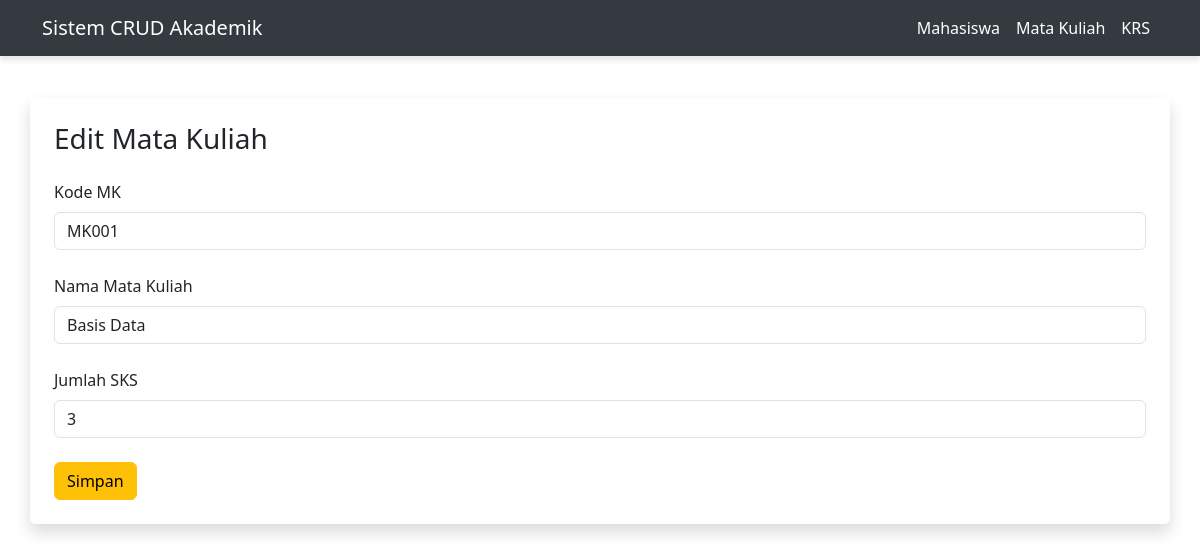
The app's page /editmk.php?kodemk=MK001 with its own data.
### tables this page shows
CREATE TABLE `matakuliah` (
  `kodemk` char(6) NOT NULL,
  `nama` varchar(50) NOT NULL,
  `jumlah_sks` int(3) NOT NULL
);

### editmk.php (the view, shortened to what this page needs)
<?php
include 'db.php';
$kodemk = $_GET['kodemk'];
$result = mysqli_query($conn, "SELECT * FROM matakuliah WHERE kodemk = '$kodemk'");
$data = mysqli_fetch_assoc($result);
?>
<?php include 'index.php'; ?>
<!DOCTYPE html>
<html lang="en">
<head>
    <link href="https://cdn.jsdelivr.net/npm/bootstrap@5.3.0/dist/css/bootstrap.min.css" rel="stylesheet">
</head>
<body>
<div class="container mt-5 p-4 shadow rounded bg-white pb-4">
    <h3 class="mb-4">Edit Mata Kuliah</h3>
    <form method="POST">
        <div class="mb-4">
            <label for="kodemk" class="form-label">Kode MK</label>
            <input type="text" name="kodemk" class="form-control" value="<?= $data['kodemk'] ?>" readonly>
        </div>
        <div class="mb-4">
            <label for="nama" class="form-label">Nama Mata Kuliah</label>
            <input type="text" name="nama" class="form-control" value="<?= $data['nama'] ?>" required>
        </div>
        <div class="mb-4">
            <label for="jumlah_sks" class="form-label">Jumlah SKS</label>
            <input type="text" name="jumlah_sks" class="form-control" value="<?= $data['jumlah_sks'] ?>" required>
        </div>
        <button type="submit" name="submit" class="btn btn-warning">Simpan</button>
    </form>
</div>
</body>
</html>

### index.php (style rules this page uses)
body { padding-top: 50px; }

### records on screen
matakuliah: kodemk "MK001", nama "Basis Data", jumlah_sks "3"
